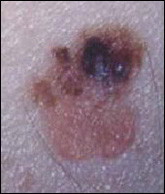
#> input picture data/color3.jpg, 165 x 194 px, found by its file name
$ python asymetrie.py
#> lines starting #> are read from the running program, lines starting #| are printed output that depends on the picture; after the words box and inside, x2 and y2 are one past the last pixel; in counts of white or black regions, pixels touching at a corner belong together
# from re import I
#from turtle import color
from cgi import test
import cv2, platform,time
from cv2 import waitKey
from matplotlib import markers
import matplotlib.pyplot as plt
import numpy as np
import matplotlib.image as mpimg
from PIL import Image
from scipy import ndimage

def asymetrie(filename,r,seuil):
#> called with filename = 'data/color3.jpg', r = 1, seuil = 90
    benin=False

    plt.figure(1)
    #importation de l'image a étudié
    I=cv2.imread(filename,0)#.astype(float)
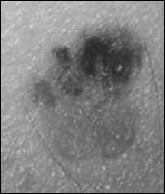
#> I: shape (194, 165); min 0, max 214, mean 128.9
    plt.subplot(221)
    #prétraitement de l'image
    plt.imshow(cv2.cvtColor(I,cv2.COLOR_BGR2RGB))
    plt.title('image originale')
    ret,thresh1=cv2.threshold(I,seuil,255,cv2.THRESH_BINARY)
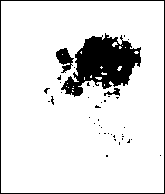
#> thresh1: shape (194, 165); 88% white; 41 black regions (37 under 20 px), largest, box (x1, y1, x2, y2) and area: (61, 33, 141, 97) 2700, (0, 0, 165, 194) 714, (56, 48, 74, 73) 240, (104, 88, 120, 96) 59
#> ret = 90
    plt.subplot(222)
    plt.imshow(cv2.cvtColor(thresh1,cv2.COLOR_BGR2RGB))
    plt.title('image seuillée')

    S=cv2.getStructuringElement(cv2.MORPH_ELLIPSE,(9,9))

    I_open=cv2.dilate(cv2.erode(thresh1,S),S)
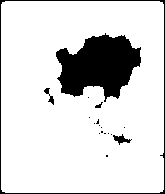
#> I_open: shape (194, 165); 85.4% white; 18 black regions (13 under 20 px), largest, box (x1, y1, x2, y2) and area: (56, 33, 141, 102) 3723, (0, 0, 165, 194) 746, (113, 134, 132, 145) 89, (44, 88, 54, 105) 58, (95, 102, 103, 108) 23
    plt.subplot(223)
    plt.imshow(cv2.cvtColor(I_open,cv2.COLOR_BGR2RGB))
    plt.title('image après ouverture')
    #afin d'avoir le bon type
    TYPE=type(I)

    IMAGE=I_open.astype(TYPE)
    IMAGE2=I_open
    #partie snake

    Lx, Ly = np.shape(IMAGE2)
#> Lx = 194; Ly = 165

    # %%
    ###Creation du snake###
    centre=[int(Ly/2),int(Lx/2)]
#> centre = [82, 97]
    rayon=min(int((Lx-5)/2), int((Ly-5)/2))/r
#> rayon = 80

    K = 1000
    snakeX = []
    snakeY = []
    pas = (2*np.pi)/K
    for i in range(K):
        theta = i*pas
        snakeX = np.append(snakeX, int(centre[0] + rayon * np.cos(theta)))
        snakeY = np.append(snakeY, int(centre[1] + rayon * np.sin(theta)))
    # print(snakeX.shape)
    c = np.zeros((K,1,2))
    # print(c.shape)
    c[:,:,0] = snakeX.reshape((K,1))
    c[:,:,1] = snakeY.reshape((K,1))
    #c = np.concatenate((snakeX.reshape((K,1)),snakeY.reshape((K,1))),axis=2)
    # print(c[:,0,0])
    contour_list = []
    contour_list.append(c.astype(int))
#> (the run stopped early here; a loop or call above may not have finished)

$ run again, with data/grainboTbien.jpg copied over data/color3.jpg
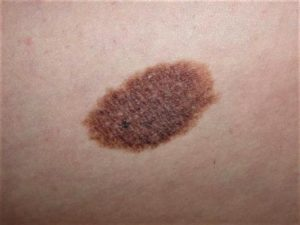
#> input picture data/grainboTbien.jpg, 300 x 225 px, found by its file name
#> in asymetrie, `ret,thresh1=cv2.threshold(I,seuil,255,cv2.THRESH_BINARY)`:
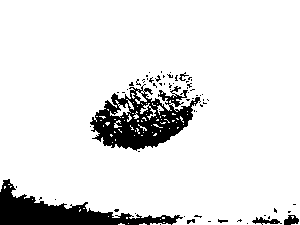
#> thresh1: shape (225, 300); 89.3% white; 67 black regions (60 under 20 px), largest, box (x1, y1, x2, y2) and area: (90, 84, 201, 151) 3633, (0, 179, 183, 225) 3033, (252, 217, 282, 225) 112
#> ret = 90
#> in asymetrie, `I_open=cv2.dilate(cv2.erode(thresh1,S),S)`:
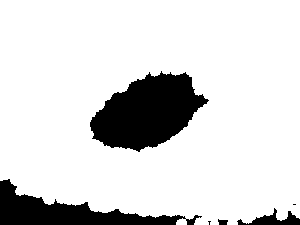
#> I_open: shape (225, 300); 85.3% white; 6 black regions (2 under 20 px), largest, box (x1, y1, x2, y2) and area: (90, 71, 209, 152) 5942, (0, 179, 202, 225) 3508, (237, 208, 300, 225) 442, (218, 219, 228, 225) 45
